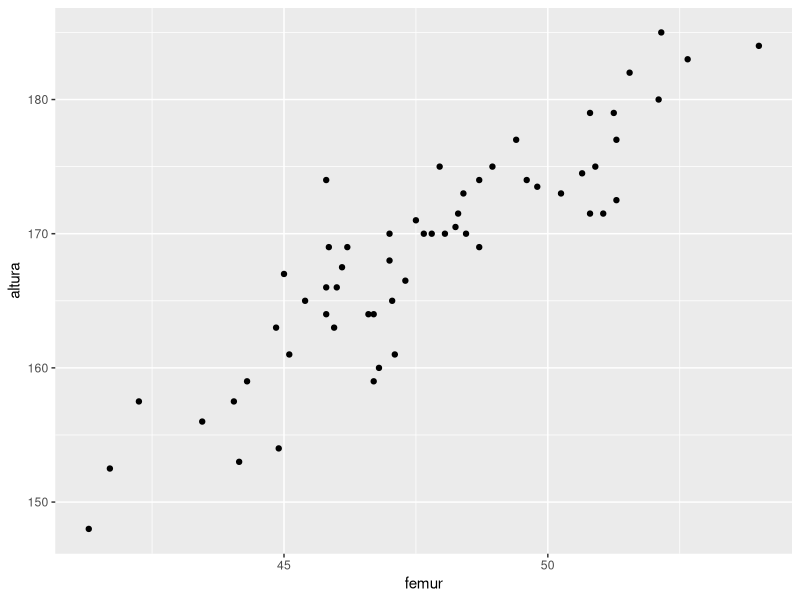

Reproduce this figure in R.
#importe o arquivo femur.csv
#crie um conjunto apenas com os homens
#calcule o coeficiente de correlacao entre altura e femur
#determine a reta de regressao linear
library(dplyr)
library(ggplot2)

femur <- read.csv("femur.csv")
str(femur)

#PASSO 1: analisar a correlacao

homens <- femur |>
  filter(genero == "Male")
str(homens)
cor(homens$altura, homens$femur)
ggplot(data = homens, aes(x = femur, y = altura))+
  geom_point()
#visualmente, parece que há uma correlacao positiva entre altura e femur para os homens

#cor.test: teste de hipoteses para verificar se o coefiiente de correlacao é zero

#H0: coeficiente de correlacao é zero
#Ha: coeficiente de correlacao não é zero

cor.test(homens$altura, homens$femur)
#como o p-valor < 0.05, rejeitamos a hipotese nula e concluimos que há correlacao entre altura e femur

#PASSO 2: vamos determinar a reta de regressao

modelo <- lm(data = homens, formula = altura ~ femur)
modelo

summary(modelo)
#a partir do resumo do modelo, percebemos que os coeficientes são significativos, ou seja, isto é, os coefientes são diferentes de zero; esta análise é feita a partir daquelas estrelinhas que aparecem ao lado dos coeficientes; 3 estrelinhas significa que o p-valor do teste de hipoteses para o coeficiente é menor que 0.001; neste teste, a hipotese nula é que o coeficiente é zero e a hipotese alternativa é que o coeficiente é diferente de zero; se o p-valor for menor que 0.05, rejeitamos a hipotese nula e concluimos que o coeficiente é diferente de zero; neste caso, os dois coeficientes foram testados e são diferentes de zero e o modelo considerado será: altura = 2.61*femur + 44.20

#PASSO 3: ANALISAR OS RESIDUOS (ISTO É, ANALISAR OS ERROS)
#precisamos verificar se os residuos seguem uma distribuicao normal

#vamos realizar um teste de hipoteses para verificar se os residuos seguem uma distribuicao normal

#H0: os residuos seguem uma distribuicao normal
#Ha: os residuos não seguem uma distribuicao normal

shapiro.test(modelo$residuals) 
#como o p-valor > 0.05, não rejeitamos a hipotese nula;

#como não rejeitamos a hipotese nula, vamos considerar, por enquanto, que os residuos seguem uma distribuicao normal e por isso o modelo ajustado é válido e poderia ser utilizado para fazer previsoes, por exemplo.

#para um valor de femur = 50, qual seria a altura prevista?
#altura = 2.61*50 + 44.20 = 174.70

#para um valor de femur = 60, qual seria a altura prevista?
#neste caso, o modelo não pode ser utilizado para prever a altura, pois o valor de femur está fora do intervalo de valores observados para femurno conjunto considerado; neste caso, estaríamos extrapolando o modelo, o que não é recomendado.


#Adendo meu: Por que a normalidade dos resíduos é importante?
#Na regressão linear, a suposição de normalidade dos resíduos ajuda a garantir que os intervalos de 
#confiança e testes de hipótese para os coeficientes do modelo são válidos. Se os resíduos não forem 
#normalmente distribuídos, isso pode indicar problemas no ajuste do modelo e afetar a confiabilidade 
#das previsões.